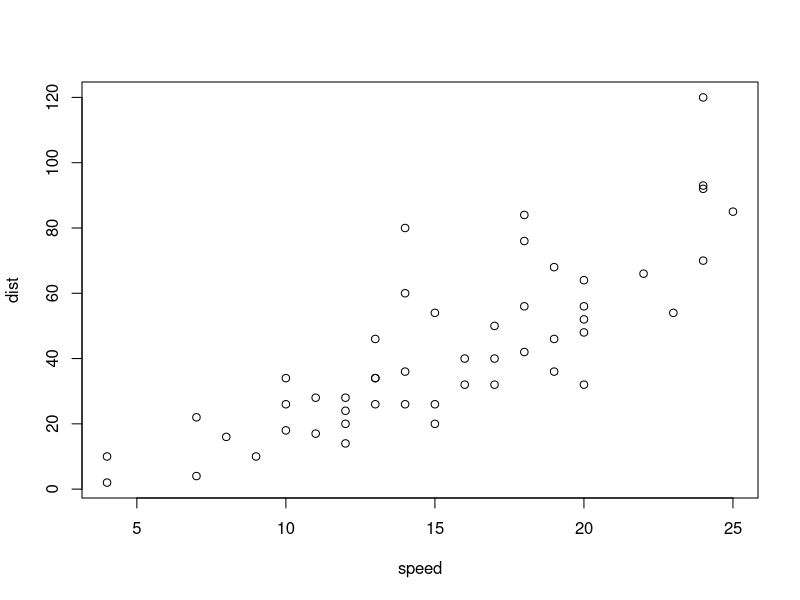
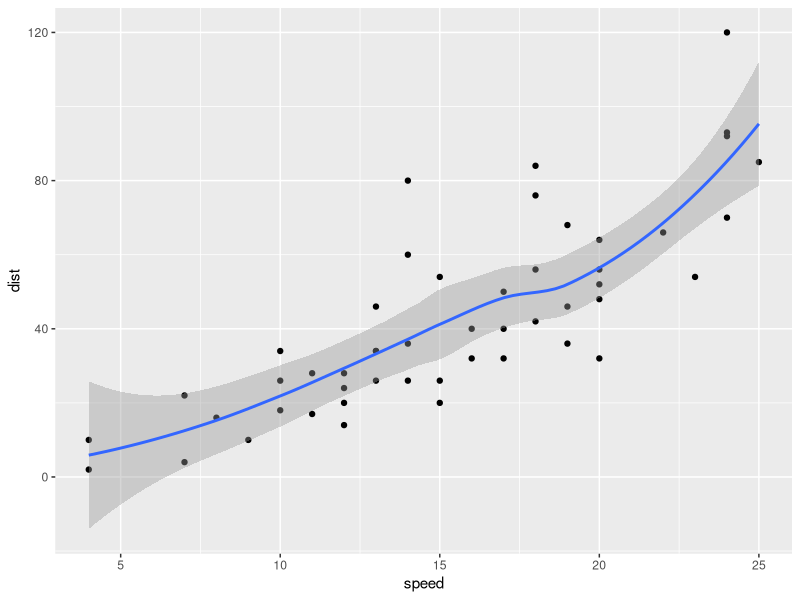

These charts were generated, in order, by the following R code:
## ---- chunk 1
library(tidyverse)
## ---- chunk 2
some_object <- cars
## ---- chunk 3

some_object %>% 
  filter(speed > 10)

## ---- chunk 4
plot(some_object) 

## ---- chunk 5


some_object %>% 
  ggplot(aes(x = speed, y = dist)) +
  geom_point() +
  geom_smooth()


